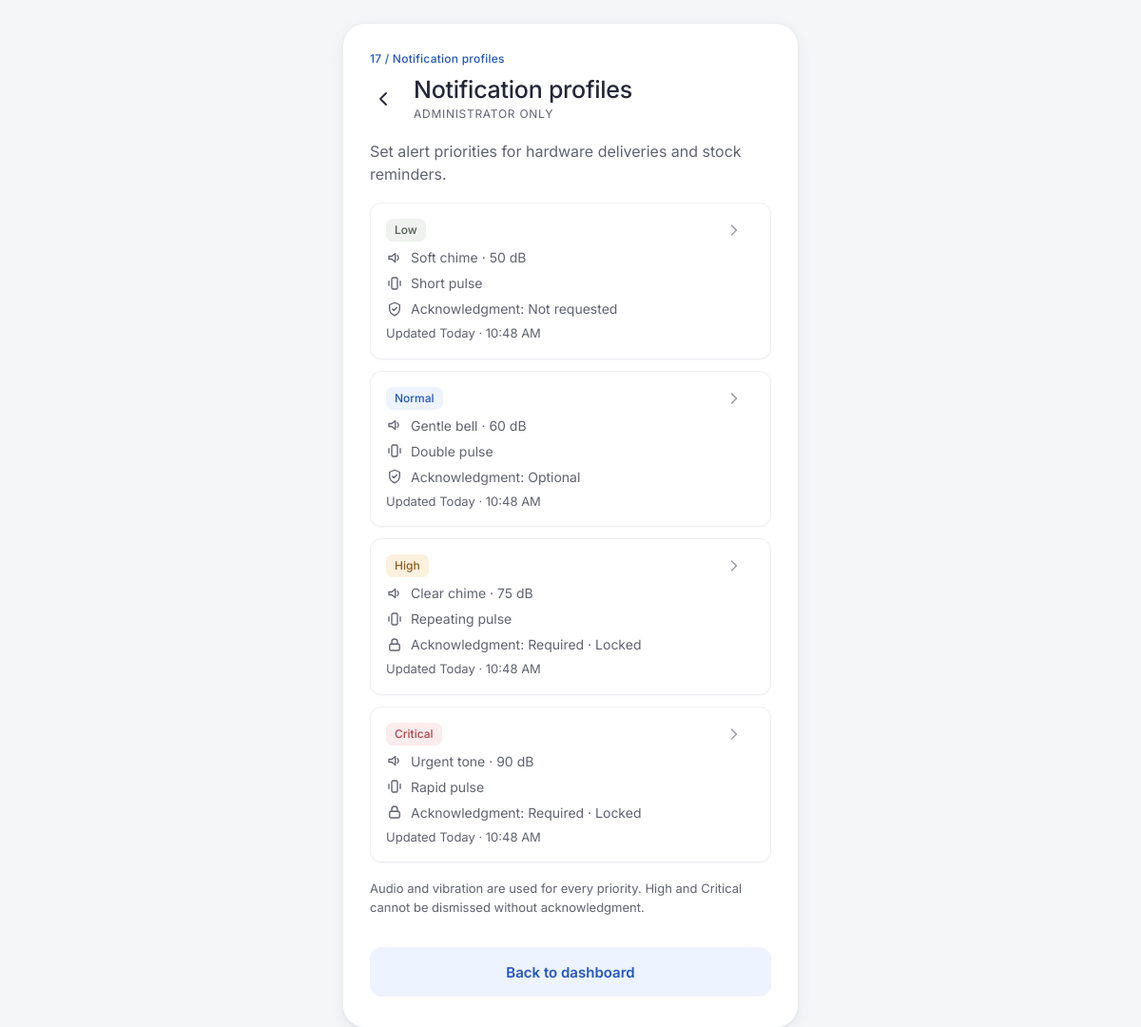
/admin/profiles.php (signed in), run on the app's committed database.
### tables this page shows
CREATE TABLE notification_profile (
  profile_id          INT          NOT NULL AUTO_INCREMENT,
  admin_id            INT          NOT NULL,
  priority_tier       ENUM('Low','Normal','High','Critical') NOT NULL,
  audio_tone          VARCHAR(50)  NOT NULL,
  decibel_limit       INT          NOT NULL,
  vibration_pattern   VARCHAR(50)  NOT NULL,
  acknowledgment_mode ENUM('NOT_REQUESTED','OPTIONAL','REQUIRED') NOT NULL,
  updated_at          DATETIME     NOT NULL DEFAULT CURRENT_TIMESTAMP,
  PRIMARY KEY (profile_id),
  UNIQUE KEY uq_profile_tier (priority_tier),
  CONSTRAINT fk_profile_admin FOREIGN KEY (admin_id)
    REFERENCES system_administrator (admin_id),
  CONSTRAINT chk_decibel CHECK (decibel_limit BETWEEN 30 AND 110)
);

### includes/db.php (called while the page is built, shortened)
<?php
function db(): PDO
{
    static $pdo = null;
    $options = [
        PDO::ATTR_ERRMODE            => PDO::ERRMODE_EXCEPTION,
        PDO::ATTR_DEFAULT_FETCH_MODE => PDO::FETCH_ASSOC,
        PDO::ATTR_EMULATE_PREPARES   => false,
    ];
    try {
        $dsn = 'mysql:host=' . DB_HOST . ';port=' . DB_PORT . ';dbname=' . DB_NAME . ';charset=utf8mb4';
        $pdo = new PDO($dsn, DB_USER, DB_PASS, $options);
        $pdo->exec("SET time_zone = '+08:00'");
    } catch (PDOException $e) {
        db_unavailable($e->getMessage());
    }
    return $pdo;
}

### admin/profiles.php (the view, shortened to what this page needs)
<?php
require_once __DIR__ . '/../includes/layout.php';
$profiles = get_profiles();
page_start('Notification profiles', ['sub' => 'ADMINISTRATOR ONLY', 'back' => url('admin/dashboard.php'), 'screen' => '17 / Notification profiles']);
?>
<p class="muted">Set alert priorities for hardware deliveries and stock reminders.</p>
<ul class="profile-list">
<?php foreach ($profiles as $tier => $p): $locked = in_array($tier, ['High', 'Critical'], true); ?>
  <li>
    <a class="card profile-card" href="<?= h(url('admin/profile_edit.php?id=' . (int) $p['profile_id'])) ?>">
      <span class="profile-top"><?= priority_chip($tier) ?><span class="task-chev"><?= icon('chev') ?></span></span>
      <span class="profile-line"><?= icon('audio', 18) ?> <?= h($p['audio_tone']) ?> · <?= (int) $p['decibel_limit'] ?> dB</span>
      <span class="profile-line"><?= icon('vibrate', 18) ?> <?= h($p['vibration_pattern']) ?></span>
      <span class="profile-line"><?= icon($locked ? 'lock' : 'shield', 18) ?> Acknowledgment: <?= h(ack_label($p['acknowledgment_mode'])) ?><?= $locked ? ' · Locked' : '' ?></span>
      <span class="muted small">Updated <?= h(fmt_relative_day($p['updated_at'])) ?></span>
    </a>
  </li>
<?php endforeach; ?>
</ul>
<p class="muted small">Audio and vibration are used for every priority. High and Critical cannot be dismissed without acknowledgment.</p>
<div class="sticky-cta">
  <a class="btn btn-soft btn-block" href="<?= h(url('admin/dashboard.php')) ?>">Back to dashboard</a>
</div>

### includes/functions.php (shortened to what this page needs)
<?php
require_once __DIR__ . '/db.php';
function h($v): string
{
    return htmlspecialchars((string) $v, ENT_QUOTES, 'UTF-8');
}
function url(string $path = ''): string
{
    return BASE_URL . '/' . ltrim($path, '/');
}
function priority_class(string $p): string
{
    return 'p-' . strtolower($p);
}
function priority_chip(string $p): string
{
    return '<span class="chip ' . priority_class($p) . '">' . h($p) . '</span>';
}
function ack_label(string $mode): string
{
    return [
        'NOT_REQUESTED' => 'Not requested',
        'OPTIONAL'      => 'Optional',
        'REQUIRED'      => 'Required',
    ][$mode] ?? $mode;
}
function get_profiles(): array
{
    $rows = db()->query('SELECT * FROM notification_profile ORDER BY profile_id')->fetchAll();
    $out = [];
    foreach ($rows as $r) {
        $out[$r['priority_tier']] = $r;
    }
    return $out;
}
function fmt_time(?string $dt): string
{
    return $dt ? date('g:i A', strtotime($dt)) : '—';
}
function fmt_relative_day(?string $dt): string
{
    $d = date('Y-m-d', strtotime($dt));
    if ($d === date('Y-m-d')) {
        return 'Today · ' . fmt_time($dt);
    }
    return date('j M · g:i A', strtotime($dt));
}
function icon(string $name, int $size = 20): string
{
    $p = [
        'back'     => '<path d="M15 18l-6-6 6-6"/>',
        'chev'     => '<path d="M9 6l6 6-6 6"/>',
        'plus'     => '<path d="M12 5v14M5 12h14"/>',
        'arrow'    => '<path d="M5 12h14M13 6l6 6-6 6"/>',
        'check'    => '<path d="M5 12.5l4.5 4.5L19 7.5"/>',
        'bell'     => '<path d="M6 16V11a6 6 0 1112 0v5l1.5 2h-15L6 16z"/><path d="M10 20a2 2 0 004 0"/>',
        'cal'      => '<rect x="4" y="5" width="16" height="15" rx="2"/><path d="M4 10h16M9 3v4M15 3v4"/>',
        'audio'    => '<path d="M4 10v4h4l5 4V6L8 10H4z"/><path d="M16 9a4 4 0 010 6"/>',
        'vibrate'  => '<rect x="8" y="4" width="8" height="16" rx="2"/><path d="M4 9v6M20 9v6"/>',
        'shield'   => '<path d="M12 3l7 3v6c0 4.5-3 7.5-7 9-4-1.5-7-4.5-7-9V6l7-3z"/><path d="M9 12l2 2 4-4"/>',
        'info'     => '<circle cx="12" cy="12" r="9"/><path d="M12 11v5M12 8h.01"/>',
        'alert'    => '<circle cx="12" cy="12" r="9"/><path d="M12 7v6M12 16h.01"/>',
        'lock'     => '<rect x="5" y="11" width="14" height="9" rx="2"/><path d="M8 11V8a4 4 0 118 0v3"/>',
        'mail'     => '<rect x="3" y="5" width="18" height="14" rx="2"/><path d="M3 7l9 6 9-6"/>',
        'eye'      => '<path d="M2 12s3.5-7 10-7 10 7 10 7-3.5 7-10 7S2 12 2 12z"/><circle cx="12" cy="12" r="3"/>',
        'edit'     => '<path d="M4 20h4L19 9l-4-4L4 16v4z"/>',
        'trash'    => '<path d="M4 7h16M9 7V4h6v3M6 7l1 13h10l1-13"/>',
        'logout'   => '<path d="M15 4h4v16h-4M10 8l-4 4 4 4M6 12h10"/>',
        'user'     => '<circle cx="12" cy="8" r="4"/><path d="M4 20c1.5-4 5-5 8-5s6.5 1 8 5"/>',
        'sliders'  => '<path d="M4 6h10M18 6h2M4 12h4M12 12h8M4 18h12M20 18h0"/><circle cx="16" cy="6" r="2"/><circle cx="10" cy="12" r="2"/><circle cx="18" cy="18" r="2"/>',
        'play'     => '<path d="M8 5l11 7-11 7V5z"/>',
        'undo'     => '<path d="M9 14L4 9l5-5"/><path d="M4 9h11a5 5 0 010 10h-3"/>',
        'clock'    => '<circle cx="12" cy="12" r="9"/><path d="M12 7v5l3 2"/>',
        'list'     => '<path d="M8 6h12M8 12h12M8 18h12M4 6h.01M4 12h.01M4 18h.01"/>',
        'users'    => '<circle cx="9" cy="8" r="3.5"/><path d="M2.5 20c1-3.5 4-4.5 6.5-4.5s5.5 1 6.5 4.5"/><path d="M16 4.5a3.5 3.5 0 010 7M18 15.5c2 .5 3 2 3.5 4.5"/>',
        'x'        => '<path d="M6 6l12 12M18 6L6 18"/>',
        'send'     => '<path d="M4 12l16-8-6 16-2-6-8-2z"/>',
    ][$name] ?? '';
    return '<svg class="ic" width="' . $size . '" height="' . $size . '" viewBox="0 0 24 24" fill="none" stroke="currentColor" stroke-width="1.8" stroke-linecap="round" stroke-linejoin="round" aria-hidden="true">' . $p . '</svg>';
}

### assets/css/app.css (style rules this page uses)
:root { --primary: #2256c7; --primary-press: #1a46a6; --primary-soft: #edf3ff; --ink: #242739; --muted: #5f6272; --line: #d9dce3; --line-soft: #eceef2; --bg: #f5f6f8; --surface: #ffffff; --crit: #b44348; --crit-bg: #fbecee; --high: #8f5a17; --high-bg: #fcf1dd; --norm: #2256c7; --norm-bg: #edf3ff; --low: #4f5d52; --low-bg: #eff2ee; --ok: #23774a; --ok-bg: #e8f5ee; --radius: 12px; --radius-lg: 18px; --tap: 48px; --action: 52px; --shadow: 0 1px 2px rgba(36, 39, 57, .06), 0 4px 16px rgba(36, 39, 57, .06); --font: "Inter", "Segoe UI", system-ui, -apple-system, Roboto, Arial, sans-serif; }
* { box-sizing: border-box; }
html { -webkit-text-size-adjust: 100%; }
body { margin: 0; background: var(--bg); color: var(--ink); font-family: var(--font); font-size: 16px; line-height: 1.5; -webkit-font-smoothing: antialiased; }
a { color: var(--primary); }
@media (min-width: 560px) { body { padding: 24px 0; } }
.muted { color: var(--muted); margin: 0; }
.small { font-size: 13px; }
p { margin: 0; }
.ic { flex: none; vertical-align: middle; }
.btn { display: inline-flex; align-items: center; justify-content: center; gap: 8px; min-height: var(--action); padding: 0 20px; border-radius: var(--radius); font: 600 15px/1 var(--font); text-decoration: none; cursor: pointer; border: 1px solid transparent; transition: background .15s, transform .05s, box-shadow .15s; }
.btn-block { width: 100%; }
.btn-soft { background: var(--primary-soft); color: var(--primary); }
.chip { display: inline-flex; align-items: center; height: 24px; padding: 0 9px; border-radius: 7px; font-size: 12px; font-weight: 500; white-space: nowrap; }
.p-critical { background: var(--crit-bg); color: var(--crit); }
.p-high { background: var(--high-bg); color: var(--high); }
.p-normal { background: var(--norm-bg); color: var(--norm); }
.p-low { background: var(--low-bg); color: var(--low); }
.card { background: #fff; border: 1px solid var(--line-soft); border-radius: var(--radius); padding: 16px; box-shadow: 0 1px 2px rgba(36,39,57,.04); }
.task-chev { color: #9a9ca8; padding-right: 12px; display: grid; place-items: center; }
.sticky-cta { position: sticky; bottom: 0; margin-top: auto; padding: 14px 0 4px; background: linear-gradient(to bottom, rgba(255,255,255,0), #fff 18px); display: flex; flex-direction: column; gap: 10px; z-index: 5; }
.profile-list { list-style: none; margin: 0; padding: 0; display: flex; flex-direction: column; gap: 12px; }
.profile-card { display: flex; flex-direction: column; gap: 6px; text-decoration: none; color: inherit; }
.profile-top { display: flex; justify-content: space-between; align-items: center; }
.profile-line { display: flex; gap: 8px; align-items: center; font-size: 14px; color: var(--muted); }

### data on the page
notification_profile: p "Low", $size 20 (drawn), audio_tone "Soft chime", decibel_limit "50", vibration_pattern "Short pulse", acknowledgment_mode "Not requested", updated_at "Today · 10:48 AM"
notification_profile: p "Normal", $size 20 (drawn), audio_tone "Gentle bell", decibel_limit "60", vibration_pattern "Double pulse", acknowledgment_mode "Optional", updated_at "Today · 10:48 AM"
notification_profile: p "High", $size 20 (drawn), audio_tone "Clear chime", decibel_limit "75", vibration_pattern "Repeating pulse", acknowledgment_mode "Required", shows "· Locked", updated_at "Today · 10:48 AM"
notification_profile: p "Critical", $size 20 (drawn), audio_tone "Urgent tone", decibel_limit "90", vibration_pattern "Rapid pulse", acknowledgment_mode "Required", shows "· Locked", updated_at "Today · 10:48 AM"

### other printed values
$o['screen'] "17 / Notification profiles"
$title "Notification profiles"
$o['sub'] "ADMINISTRATOR ONLY"
